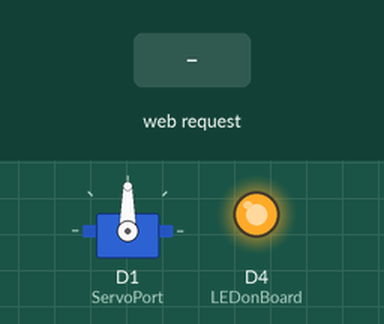
A sketch run on a simulated ESP8266 (NodeMCU). Parts: servo, output pins drawn as LEDs (lit = HIGH). The test bench sets the inputs (shaded band). WiFi joins after 1.5 s; servers stay silent unless stated; what the sketch prints to the serial monitor is not drawn.

Above: at 3.7 s.
3.8 s: HTTP request GET /setPOS received
At 4.7 s:
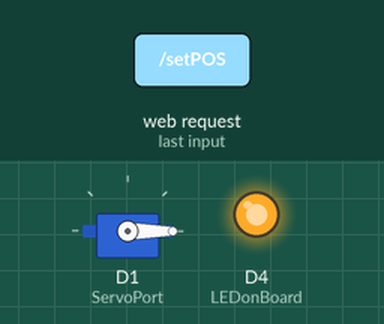
5.3 s: HTTP request GET /setPOS?servoPOS=120 received
At 5.9 s:
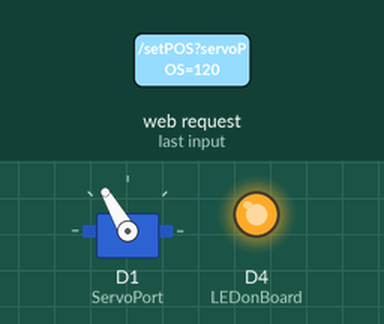
6.8 s: HTTP request GET /setPOS?servoPOS=0 received
At 8.2 s:
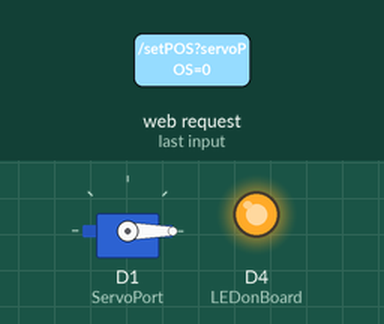
Timing chart, 0 to 9.8 s (numbered marks = the images above; inputs shaded):
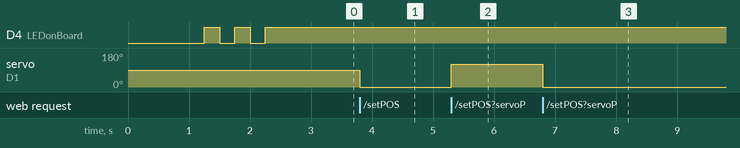

Measured:
- after the input at 3.8 s, servo on D1 (ServoPort): 90° → 0° at once
- after the input at 5.3 s, servo on D1 (ServoPort): 0° → 120° at once
- after the input at 6.8 s, servo on D1 (ServoPort): 120° → 0° at once

The sketch:

SERVO_WEB_CONTROL.ino
```cpp
// Proyecto para Comunicaciones con Arduino - Elearning Total

#include <ESP8266WiFi.h>
#include <ESP8266WebServer.h>

#include <Servo.h>

#include "index.h";
#define LEDonBoard 2
#define ServoPort D1

const char *ssid = "SSID";
const char *password = "PASSWORD_SSID";

Servo myservo;

ESP8266WebServer server(80);
void handleRoot() {
 String s = MAIN_page;
 server.send(200, "text/html", s);
}


void handleServo(){
  String POS = server.arg("servoPOS");
  int pos = POS.toInt();
  myservo.write(pos);
  delay(15);
  Serial.print("Angulo Servo:");
  Serial.println(pos);
  server.send(200, "text/plane","");
}

void setup() {
  Serial.begin(115200);
  delay(1000);

  WiFi.begin(ssid, password);
  Serial.println("");

  pinMode(LEDonBoard,OUTPUT);
  digitalWrite(LEDonBoard, HIGH);

  myservo.attach(ServoPort);


  Serial.print("Tranca Palanca, conectando...");
  while (WiFi.status() != WL_CONNECTED) {
    Serial.print(".");

    digitalWrite(LEDonBoard, LOW);
    delay(250);
    digitalWrite(LEDonBoard, HIGH);
    delay(250);
  }

  digitalWrite(LEDonBoard, HIGH);
  Serial.println("");
  Serial.print("Conectado : ");
  Serial.println(ssid);
  Serial.print("Dirección IP: ");
  Serial.println(WiFi.localIP());

  server.on("/",handleRoot);
  server.on("/setPOS",handleServo);
  server.begin();
  Serial.println("Servidor Web OK");
}

void loop() {
 server.handleClient();
}
```

index.h
```cpp
const char MAIN_page[] PROGMEM = R"=====(
<!DOCTYPE html>
<html>
  <head>
    <meta name="viewport" content="width=device-width, initial-scale=1">
    <style>
      html {
        font-family: Arial;
        display: inline-block;
        margin: 0px auto;
        text-align: center;
      }

      .slidecontainer {
        width: 100%;
      }

      .slider {
        -webkit-appearance: none;
        width: 50%;
        height: 15px;
        border-radius: 5px;
        background: #d3d3d3;
        outline: none;
        opacity: 0.7;
        -webkit-transition: .2s;
        transition: opacity .2s;
      }

      .slider:hover {
        opacity: 1;
      }

      .slider::-webkit-slider-thumb {
        -webkit-appearance: none;
        appearance: none;
        width: 25px;
        height: 25px;
        border-radius: 50%;
        background: #4CAF50;
        cursor: pointer;
      }

      .slider::-moz-range-thumb {
        width: 25px;
        height: 25px;
        border-radius: 50%;
        background: #4CAF50;
        cursor: pointer;
      }
    </style>
  </head>
  <body>

    <h1>Elearning Total | ESP12F + MG996R</h1>
    <br><br>
    <div class="slidecontainer">
      <input type="range" min="0" max="180" value="50" class="slider" id="Rango">
      <p>Valor : <span id="Test"></span></p>
    </div>

    <script>
      function sendData(pos) {
        var xhttp = new XMLHttpRequest();
        xhttp.onreadystatechange = function() {
          if (this.readyState == 4 && this.status == 200) {
            console.log(this.responseText);
          }
        };
        xhttp.open("GET", "setPOS?servoPOS="+pos, true);
        xhttp.send();
      }
      var slider = document.getElementById("Rango");
      var output = document.getElementById("Test");
      output.innerHTML = slider.value;

      slider.oninput = function() {
        output.innerHTML = this.value;
        sendData(output.innerHTML);
      }
    </script>

  </body>
</html>
)=====";
```
